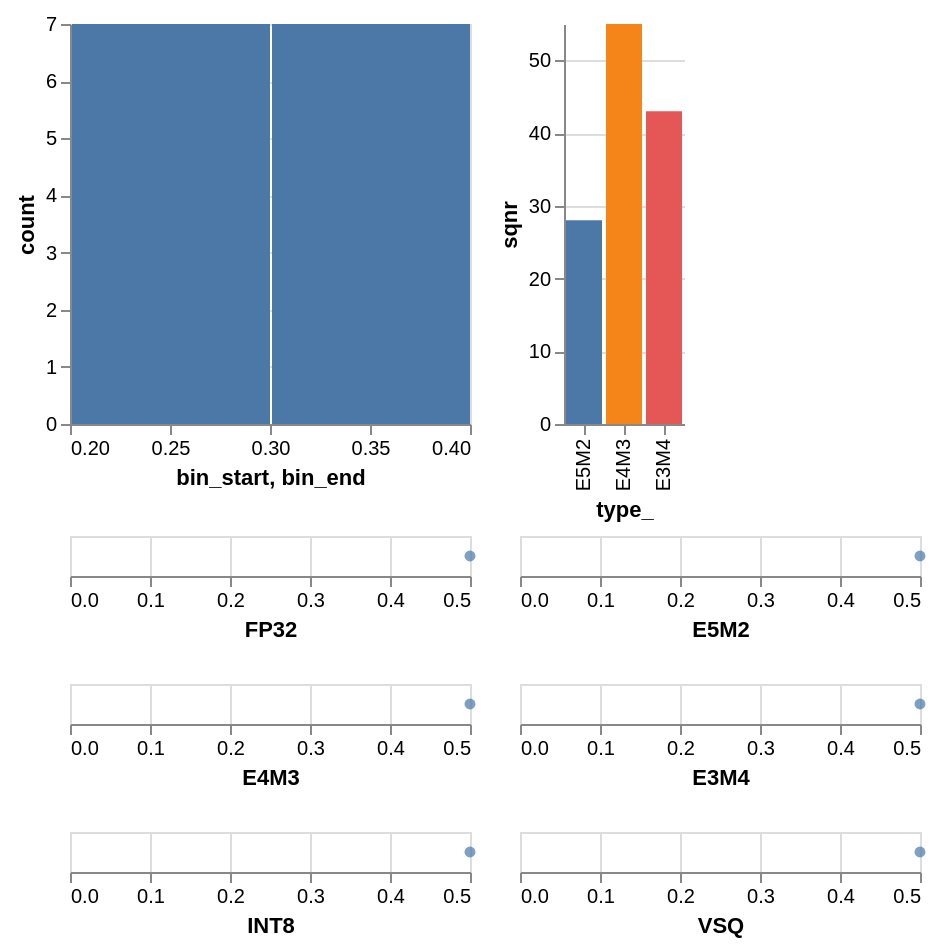

Specify this chart in Vega-Lite:
### Vega specification from a JSON file in a GitHub repository (floating-point values rounded to 4 significant figures)
{"$schema": "https://vega.github.io/schema/vega/v5.json", "background": "white", "padding": 5, "layout": {"columns": 1, "padding": 5}, "data": [{"name": "data_FP32", "values": [{"value": 0.5, "type_": "FP32"}]}, {"name": "data_E5M2", "values": [{"value": 0.5, "type_": "E5M2"}]}, {"name": "data_E4M3", "values": [{"value": 0.5, "type_": "E4M3"}]}, {"name": "data_E3M4", "values": [{"value": 0.5, "type_": "E3M4"}]}, {"name": "data_INT8", "values": [{"value": 0.5, "type_": "INT8"}]}, {"name": "data_VSQ", "values": [{"value": 0.5, "type_": "VSQ"}]}, {"name": "hist_source_0", "values": [{"bin_start": 0.3, "bin_end": 0.4, "count": 7}, {"bin_start": 0.2, "bin_end": 0.3, "count": 7}]}, {"name": "hist_data_0", "source": "hist_source_0", "transform": [{"type": "stack", "groupby": ["bin_start", "bin_start"], "field": "count", "sort": {"field": [], "order": []}, "as": ["count_start", "count_end"], "offset": "zero"}, {"type": "filter", "expr": "isValid(datum[\"bin_start\"]) && isFinite(+datum[\"bin_start\"]) && isValid(datum[\"count\"]) && isFinite(+datum[\"count\"])"}]}, {"name": "mse_source_0", "values": [{"mse": 28, "type_": "E5M2"}, {"mse": 55, "type_": "E4M3"}, {"mse": 43, "type_": "E3M4"}]}, {"name": "mse_data_0", "source": "mse_source_0", "transform": [{"type": "stack", "groupby": ["type_"], "field": "mse", "sort": {"field": [], "order": []}, "as": ["mse_start", "mse_end"], "offset": "zero"}, {"type": "filter", "expr": "isValid(datum[\"mse\"]) && isFinite(+datum[\"mse\"])"}]}], "marks": [{"type": "group", "name": "row_1", "style": "cell", "layout": {"columns": 2, "padding": 10, "align": "all"}, "marks": [{"type": "group", "name": "hist_group", "style": "cell", "signals": [{"name": "hist_height", "value": 200}, {"name": "hist_width", "value": 200}], "marks": [{"type": "group", "name": "child__FP32_group", "style": "cell", "encode": {"update": {"width": {"signal": "hist_width"}, "height": {"signal": "hist_height"}}}, "signals": [{"name": "height", "update": "hist_height"}], "marks": [{"name": "hist_marks", "type": "rect", "style": ["bar"], "from": {"data": "hist_data_0"}, "encode": {"update": {"fill": {"value": "#4c78a8"}, "ariaRoleDescription": {"value": "bar"}, "x2": {"scale": "x", "field": "bin_start", "offset": 1}, "x": {"scale": "x", "field": "bin_end"}, "y": {"scale": "y", "field": "count_end"}, "y2": {"scale": "y", "field": "count_start"}}}}], "axes": [{"scale": "y", "orient": "left", "gridScale": "x", "grid": true, "tickCount": {"signal": "ceil(hist_height/40)"}, "domain": false, "labels": false, "aria": false, "maxExtent": 0, "minExtent": 0, "ticks": false, "zindex": 0}, {"scale": "x", "orient": "bottom", "grid": false, "title": "bin_start, bin_end", "labelFlush": true, "labelOverlap": true, "tickCount": {"signal": "ceil(hist_width/40)"}, "zindex": 0}, {"scale": "y", "orient": "left", "grid": false, "title": "count", "labelOverlap": true, "tickCount": {"signal": "ceil(hist_height/40)"}, "zindex": 0}]}], "scales": [{"name": "x", "type": "linear", "domain": {"data": "hist_data_0", "fields": ["bin_start", "bin_end"]}, "range": [0, {"signal": "hist_width"}], "zero": false}, {"name": "y", "type": "linear", "domain": {"data": "hist_data_0", "fields": ["count_start", "count_end"]}, "range": [{"signal": "hist_height"}, 0], "nice": true, "zero": true}]}, {"type": "group", "name": "mse_group", "style": "cell", "signals": [{"name": "x_step", "value": 20}, {"name": "width", "update": "bandspace(domain('mse_x').length, 0.1, 0.05) * x_step"}, {"name": "mse_height", "value": 200}], "marks": [{"type": "group", "name": "child_mse", "style": "cell", "encode": {"update": {"height": {"signal": "mse_height"}}}, "signals": [{"name": "x_step", "value": 20}, {"name": "width", "update": "bandspace(domain('mse_x').length, 0.1, 0.05) * x_step"}, {"name": "height", "update": "mse_height"}], "marks": [{"name": "mse_marks", "type": "rect", "style": ["bar"], "from": {"data": "mse_data_0"}, "encode": {"update": {"fill": {"scale": "mse_color", "field": "type_"}, "ariaRoleDescription": {"value": "bar"}, "x": {"scale": "mse_x", "field": "type_"}, "width": {"signal": "max(0.25, bandwidth('mse_x'))"}, "y": {"scale": "mse_y", "field": "mse_end"}, "y2": {"scale": "mse_y", "field": "mse_start"}}}}], "axes": [{"scale": "mse_y", "orient": "left", "gridScale": "mse_x", "grid": true, "tickCount": {"signal": "ceil(mse_height/40)"}, "domain": false, "labels": false, "aria": false, "maxExtent": 0, "minExtent": 0, "ticks": false, "zindex": 0}, {"scale": "mse_x", "orient": "bottom", "grid": false, "title": "type_", "labelAlign": "right", "labelAngle": 270, "labelBaseline": "middle", "zindex": 0}, {"scale": "mse_y", "orient": "left", "grid": false, "title": "sqnr", "labelOverlap": true, "tickCount": {"signal": "ceil(mse_height/40)"}, "zindex": 0}]}], "scales": [{"name": "mse_x", "type": "band", "domain": {"data": "mse_data_0", "field": "type_"}, "range": {"step": {"signal": "x_step"}}, "paddingInner": 0.1, "paddingOuter": 0.05}, {"name": "mse_y", "type": "linear", "domain": {"data": "mse_data_0", "fields": ["mse_start", "mse_end"]}, "range": [{"signal": "mse_height"}, 0], "nice": true, "zero": true}, {"name": "mse_color", "type": "ordinal", "domain": {"data": "mse_data_0", "field": "type_"}, "range": "category"}]}]}, {"type": "group", "name": "scale_group", "style": "cell", "signals": [{"name": "childWidth", "value": 200}, {"name": "childHeight", "value": 20}, {"name": "point_color", "value": "#4778a8"}], "layout": {"padding": 20, "columns": 2, "bounds": "full", "align": "all"}, "marks": [{"type": "group", "name": "child__FP32_group", "style": "cell", "encode": {"update": {"width": {"signal": "childWidth"}, "height": {"signal": "childHeight"}}}, "signals": [{"name": "height", "update": "childHeight"}], "marks": [{"type": "symbol", "name": "child__FP32_marks", "style": "point", "from": {"data": "data_FP32"}, "encode": {"update": {"opacity": {"value": 0.7}, "fill": {"signal": "point_color"}, "ariaRoleDescription": {"value": "point"}, "x": {"scale": "child__FP32_x", "field": "value"}, "y": {"signal": "childHeight", "mult": 0.5}, "tooltip": [{"signal": "{\"value\":datum[\"value\"]}"}]}}}], "axes": [{"scale": "child__FP32_x", "orient": "bottom", "grid": true, "tickCount": {"signal": "ceil(childWidth/40)"}, "domain": false, "labels": false, "aria": false, "maxExtent": 0, "minExtent": 0, "ticks": false, "zindex": 0}, {"scale": "child__FP32_x", "orient": "bottom", "grid": false, "tickCount": {"signal": "ceil(childWidth/40)"}, "zindex": 0, "labelFlush": true, "labelOverlap": true, "title": "FP32"}]}, {"type": "group", "name": "child__E5M2_group", "style": "cell", "encode": {"update": {"width": {"signal": "childWidth"}, "height": {"signal": "childHeight"}}}, "signals": [{"name": "height", "update": "childHeight"}], "marks": [{"type": "symbol", "name": "child__E5M2_marks", "style": "point", "from": {"data": "data_E5M2"}, "encode": {"update": {"opacity": {"value": 0.7}, "fill": {"signal": "point_color"}, "ariaRoleDescription": {"value": "point"}, "x": {"scale": "child__E5M2_x", "field": "value"}, "y": {"signal": "childHeight", "mult": 0.5}, "tooltip": [{"signal": "{\"value\":datum[\"value\"]}"}]}}}], "axes": [{"scale": "child__E5M2_x", "orient": "bottom", "grid": true, "tickCount": {"signal": "ceil(childWidth/40)"}, "domain": false, "labels": false, "aria": false, "maxExtent": 0, "minExtent": 0, "ticks": false, "zindex": 0}, {"scale": "child__E5M2_x", "orient": "bottom", "grid": false, "tickCount": {"signal": "ceil(childWidth/40)"}, "zindex": 0, "labelFlush": true, "labelOverlap": true, "title": "E5M2"}]}, {"type": "group", "name": "child__E4M3_group", "style": "cell", "encode": {"update": {"width": {"signal": "childWidth"}, "height": {"signal": "childHeight"}}}, "signals": [{"name": "height", "update": "childHeight"}], "marks": [{"type": "symbol", "name": "child__E4M3_marks", "style": "point", "from": {"data": "data_E4M3"}, "encode": {"update": {"opacity": {"value": 0.7}, "fill": {"signal": "point_color"}, "ariaRoleDescription": {"value": "point"}, "x": {"scale": "child__E4M3_x", "field": "value"}, "y": {"signal": "childHeight", "mult": 0.5}, "tooltip": [{"signal": "{\"value\":datum[\"value\"]}"}]}}}], "axes": [{"scale": "child__E4M3_x", "orient": "bottom", "grid": true, "tickCount": {"signal": "ceil(childWidth/40)"}, "domain": false, "labels": false, "aria": false, "maxExtent": 0, "minExtent": 0, "ticks": false, "zindex": 0}, {"scale": "child__E4M3_x", "orient": "bottom", "grid": false, "tickCount": {"signal": "ceil(childWidth/40)"}, "zindex": 0, "labelFlush": true, "labelOverlap": true, "title": "E4M3"}]}, {"type": "group", "name": "child__E3M4_group", "style": "cell", "encode": {"update": {"width": {"signal": "childWidth"}, "height": {"signal": "childHeight"}}}, "signals": [{"name": "height", "update": "childHeight"}], "marks": [{"type": "symbol", "name": "child__E3M4_marks", "style": "point", "from": {"data": "data_E3M4"}, "encode": {"update": {"opacity": {"value": 0.7}, "fill": {"signal": "point_color"}, "ariaRoleDescription": {"value": "point"}, "x": {"scale": "child__E3M4_x", "field": "value"}, "y": {"signal": "childHeight", "mult": 0.5}, "tooltip": [{"signal": "{\"value\":datum[\"value\"]}"}]}}}], "axes": [{"scale": "child__E3M4_x", "orient": "bottom", "grid": true, "tickCount": {"signal": "ceil(childWidth/40)"}, "domain": false, "labels": false, "aria": false, "maxExtent": 0, "minExtent": 0, "ticks": false, "zindex": 0}, {"scale": "child__E3M4_x", "orient": "bottom", "grid": false, "tickCount": {"signal": "ceil(childWidth/40)"}, "zindex": 0, "labelFlush": true, "labelOverlap": true, "title": "E3M4"}]}, {"type": "group", "name": "child__INT8_group", "style": "cell", "encode": {"update": {"width": {"signal": "childWidth"}, "height": {"signal": "childHeight"}}}, "signals": [{"name": "height", "update": "childHeight"}], "marks": [{"type": "symbol", "name": "child__INT8_marks", "style": "point", "from": {"data": "data_INT8"}, "encode": {"update": {"opacity": {"value": 0.7}, "fill": {"signal": "point_color"}, "ariaRoleDescription": {"value": "point"}, "x": {"scale": "child__INT8_x", "field": "value"}, "y": {"signal": "childHeight", "mult": 0.5}, "tooltip": [{"signal": "{\"value\":datum[\"value\"]}"}]}}}], "axes": [{"scale": "child__INT8_x", "orient": "bottom", "grid": true, "tickCount": {"signal": "ceil(childWidth/40)"}, "domain": false, "labels": false, "aria": false, "maxExtent": 0, "minExtent": 0, "ticks": false, "zindex": 0}, {"scale": "child__INT8_x", "orient": "bottom", "grid": false, "tickCount": {"signal": "ceil(childWidth/40)"}, "zindex": 0, "labelFlush": true, "labelOverlap": true, "title": "INT8"}]}, {"type": "group", "name": "child__VSQ_group", "style": "cell", "encode": {"update": {"width": {"signal": "childWidth"}, "height": {"signal": "childHeight"}}}, "signals": [{"name": "height", "update": "childHeight"}], "marks": [{"type": "symbol", "name": "child__VSQ_marks", "style": "point", "from": {"data": "data_VSQ"}, "encode": {"update": {"opacity": {"value": 0.7}, "fill": {"signal": "point_color"}, "ariaRoleDescription": {"value": "point"}, "x": {"scale": "child__VSQ_x", "field": "value"}, "y": {"signal": "childHeight", "mult": 0.5}, "tooltip": [{"signal": "{\"value\":datum[\"value\"]}"}]}}}], "axes": [{"scale": "child__VSQ_x", "orient": "bottom", "grid": true, "tickCount": {"signal": "ceil(childWidth/40)"}, "domain": false, "labels": false, "aria": false, "maxExtent": 0, "minExtent": 0, "ticks": false, "zindex": 0}, {"scale": "child__VSQ_x", "orient": "bottom", "grid": false, "tickCount": {"signal": "ceil(childWidth/40)"}, "zindex": 0, "labelFlush": true, "labelOverlap": true, "title": "VSQ"}]}], "scales": [{"name": "child__FP32_x", "type": "linear", "domain": {"data": "data_FP32", "field": "value"}, "range": [0, {"signal": "childWidth"}], "nice": true, "zero": true}, {"name": "child__E5M2_x", "type": "linear", "domain": {"data": "data_E5M2", "field": "value"}, "range": [0, {"signal": "childWidth"}], "nice": true, "zero": true}, {"name": "child__E4M3_x", "type": "linear", "domain": {"data": "data_E4M3", "field": "value"}, "range": [0, {"signal": "childWidth"}], "nice": true, "zero": true}, {"name": "child__E3M4_x", "type": "linear", "domain": {"data": "data_E3M4", "field": "value"}, "range": [0, {"signal": "childWidth"}], "nice": true, "zero": true}, {"name": "child__INT8_x", "type": "linear", "domain": {"data": "data_INT8", "field": "value"}, "range": [0, {"signal": "childWidth"}], "nice": true, "zero": true}, {"name": "child__VSQ_x", "type": "linear", "domain": {"data": "data_VSQ", "field": "value"}, "range": [0, {"signal": "childWidth"}], "nice": true, "zero": true}]}]}
